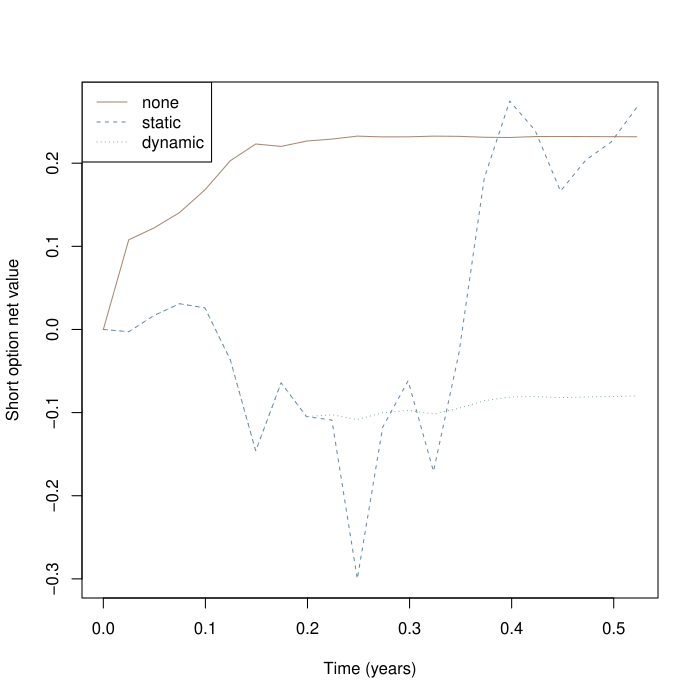

This chart was generated by the following R code:
pdf('tests/bs-round3/case-14-full.pdf')
# 一份教学欧式期权对应一单位标的；卖出一份，非真实市场预测
# [parameters] 定价与路径波动率一致；允许卖空、分数持仓，无交易成本
S0 <- 81.89284466207027; K <- 66.1465703509748; T <- 0.5224723538383842; r <- -0.018985473075881606; q <- 0.003756524920463562; sigma <- 0.17734503648942337
N <- 21; interval <- 8; seed <- 1706292087; type <- "P"
# [validation] 与网页使用同一教学域；不截断超域价格
stopifnot(all(is.finite(c(S0,K,T,r,q,sigma,N,interval,seed))), S0>=.01, S0<=1e5, K>=.01, K<=1e5,
          T>0, T<=10, r >= -0.1, r<=.3, q>=0, q<=1, sigma>=0, sigma<=2,
          N>=1, N<=504, N==floor(N), interval>=1, interval<=504, interval==floor(interval),
          seed>=0, seed<=2147483646, seed==floor(seed), type %in% c("C","P"))
# [delta] 带连续股息的 BS 价格、Delta；到期直接使用支付函数
option <- function(S, tau) {
  if(tau==0) return(c(price=if(type=="C") max(S-K,0) else max(K-S,0), delta=NA_real_, gamma=NA_real_))
  A <- S*exp(-q*tau); D <- K*exp(-r*tau)
  if(sigma==0) {
    if(A==D) stop("Zero volatility kink: Delta is not unique")
    d <- as.numeric(A>D)
    return(c(price=if(type=="C") max(A-D,0) else max(D-A,0), delta=exp(-q*tau)*(d-if(type=="P") 1 else 0), gamma=0))
  }
  d1 <- (log(S/K)+(r-q+sigma^2/2)*tau)/(sigma*sqrt(tau)); d2 <- d1-sigma*sqrt(tau)
  price <- if(type=="C") max(0,A-D,A*pnorm(d1)-D*pnorm(d2)) else max(0,D-A,D*pnorm(-d2)-A*pnorm(-d1))
  delta <- exp(-q*tau)*(pnorm(d1)-if(type=="P") 1 else 0)
  c(price=price, delta=delta, gamma=exp(-q*tau)*dnorm(d1)/(S*sigma*sqrt(tau)))
}
# [path] Park-Miller + Box-Muller，与网页相同的可复现教学随机数
normal_draws <- function(seed, n) {
  state <- seed %% 2147483646 + 1
  uniform <- function() { state <<- (state*16807) %% 2147483647; state/2147483647 }
  vapply(seq_len(n), function(i) sqrt(-2*log(uniform()))*cos(2*pi*uniform()), numeric(1))
}
dt <- T/N
spots <- c(81.892844662070274,84.028555878314009,83.877757033464235,83.916622094582351,84.508128320195183,86.385256019795520,88.899076804514550,87.177408963487082,88.059308976125095,88.141568060756285,91.933720547429104,88.268846809755175,87.121571736464588,89.241565612455091,86.391077133674571,82.163217735575955,80.283948341415041,80.953921225605825,82.353573245447635,81.566095854058716,81.089260402976663,80.226381692261285) # 固定核对路径
stopifnot(length(spots)==N+1, spots[1]==S0, all(is.finite(spots)), all(spots>=.01 & spots<=1e5))
# [time] 期末tau严格为0；三种策略共享同一条路径与同一权利金
values <- t(vapply(0:N,function(i) option(spots[i+1], T*(N-i)/N), numeric(3)))
premium <- values[1,"price"]
run_strategy <- function(strategy) {
  # [initial] 权利金支付股票成本，余款为现金；允许负现金（借款）
  holding <- if(strategy=="none") 0 else values[1,"delta"]
  cash <- premium-holding*S0
  rows <- data.frame(i=0,t=0,tau=T,S=S0,price=premium,delta=values[1,"delta"],gamma=values[1,"gamma"],
    oldHolding=0,holding=holding,quantity=holding,cashBefore=premium,interest=0,dividend=0,
    tradeCash=-holding*S0,cash=cash,net=holding*S0+cash-premium,netDelta=holding-values[1,"delta"],rebalance=FALSE,settlement=0)
  for(i in seq_len(N)) {
    # [interest] 先按连续复利更新现金账户，负现金承担利息
    oldHolding <- holding; interest <- cash*expm1(r*dt)
    # [dividend] 左端点矩形近似，股息期末入账；空头为支出，不额外复利
    dividend <- oldHolding*q*spots[i]*dt
    cashBefore <- cash+interest+dividend
    # [trade] 仅动态策略在约定时点调仓；到期不再构造Delta
    rebalance <- strategy=="dynamic" && i<N && i %% interval==0
    if(rebalance) holding <- values[i+1,"delta"]
    quantity <- holding-oldHolding
    tradeCash <- -quantity*spots[i+1]
    cash <- cashBefore+tradeCash
    # [net] 卖方组合：股票+现金-期权负债；终点price为真实支付
    net <- holding*spots[i+1]+cash-values[i+1,"price"]
    rows <- rbind(rows,data.frame(i=i,t=i*dt,tau=T*(N-i)/N,S=spots[i+1],price=values[i+1,"price"],
      delta=values[i+1,"delta"],gamma=values[i+1,"gamma"],oldHolding=oldHolding,holding=holding,quantity=quantity,
      cashBefore=cashBefore,interest=interest,dividend=dividend,tradeCash=tradeCash,cash=cash,net=net,
      netDelta=if(i==N) NA_real_ else holding-values[i+1,"delta"],rebalance=rebalance,settlement=0))
  }
  rows
}
results <- lapply(c("none","static","dynamic"),run_strategy)
names(results) <- c("none","static","dynamic")
errors <- vapply(results,function(x) tail(x$net,1),numeric(1))
# [settle] 终点表格为清算前账户；卖出所有股票并支付期权后，现金等于净误差
settlement <- lapply(results,function(x) {
  last <- x[nrow(x),]; c(stockLiquidation=last$holding*last$S, optionPayment=-last$price,
    cashBefore=last$cash, finalCash=last$cash+last$holding*last$S-last$price, finalHolding=0)
})
print(errors, digits=12)
print(tail(results$dynamic,3), digits=10)
# [validation] 逐期对账与自融资验证
for(x in results) {
  stopifnot(abs(x$net[1])<1e-8)
  stopifnot(max(abs(x$cash-x$cashBefore-x$tradeCash))<1e-7)
  stopifnot(max(abs(x$net-(x$holding*x$S+x$cash-x$price)))<1e-7)
  stopifnot(max(abs(diff(x$cash)-x$interest[-1]-x$dividend[-1]-x$tradeCash[-1]))<1e-7)
}
# [plot] 相同路径上的三策略；单条路径误差不保证随调仓频率单调改善
matplot((0:N)*dt,do.call(cbind,lapply(results,function(x) x$net)),type="l",lty=1:3,
        col=c("#a98773","#6689a8","#659b8a"),xlab="Time (years)",ylab="Short option net value")
legend("topleft",legend=names(results),lty=1:3,col=c("#a98773","#6689a8","#659b8a"))
# RStudio实践：保持N、seed与其他参数不变，只修改interval后整段重跑。
# 比较errors和逐期账户；更频繁调仓不保证本路径误差单调下降或盈利。

for(k in names(results)) write.table(results[[k]],file=paste0('tests/bs-round3/case-14-full-',k,'.csv'),row.names=FALSE,quote=FALSE,sep=',',na='NA')
dev.off()
